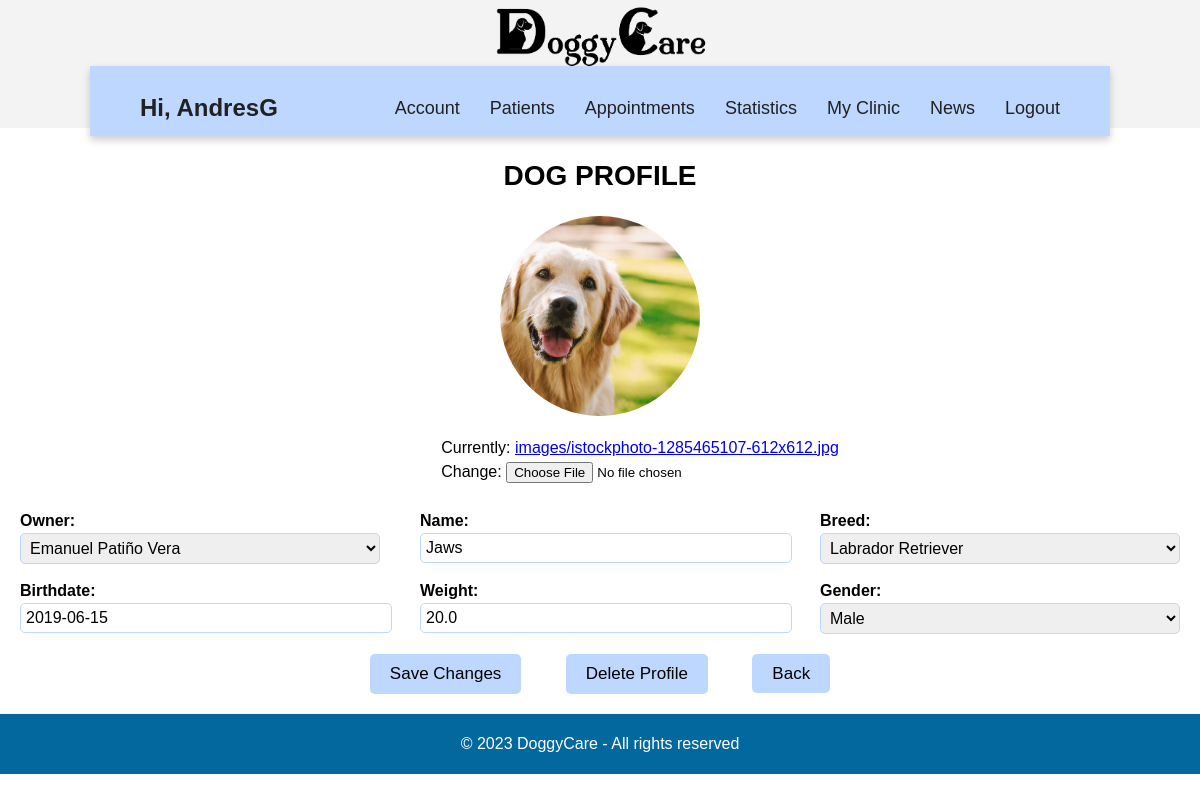
The page /vet/dog_profile/1/ (signed in) on the database its author committed.
### accounts/models.py (models this page shows)
class User(AbstractUser):
    email = models.EmailField(unique=True)
    is_vet = models.BooleanField(default=False)
    is_owner = models.BooleanField(default=False)

### vet/models.py (models this page shows, shortened)
class Dog(models.Model):
    GENDER_CHOICES = (
    ('Male', 'Male'),
    ('Female', 'Female'),
    )
    image= models.ImageField(upload_to='images/')
    id= models.AutoField(primary_key= True)
    owner= models.ForeignKey(Owner, on_delete=models.CASCADE)
    name= models.CharField(blank= False, max_length=20)
    breed= models.ForeignKey(breed, on_delete=models.CASCADE)
    birthdate= models.DateField(blank= False, validators=[validate_minor])
    weight= models.FloatField(blank= False)
    gender= models.CharField(blank= False, max_length=10, choices=GENDER_CHOICES)
    vaccination_card = models.ForeignKey(vaccination_card, on_delete=models.CASCADE,null=True,blank = True)
    vet= models.ForeignKey(Vet, on_delete=models.CASCADE)

### vet/views.py (the view)
# urls.py: path('dog_profile/<int:dog_id>/', views.dog_profile, name='dog_profile'),
@login_required
@vet_required
def dog_profile(request, dog_id):
    dog = get_object_or_404(Dog, pk=dog_id)
    if request.method == 'POST':
        form = DogRegisterForm(request.POST, request.FILES, instance=dog)
        if form.is_valid():
            form.save()
            return redirect('dog_profile', dog_id=dog.id)
    else:
        form = DogRegisterForm(instance=dog)
    return render(request, 'dog_profile.html', {'dog': dog, 'form': form})

### vet/forms.py
class DogRegisterForm(forms.ModelForm):
    class Meta:
        model= Dog
        fields= ['image', 'owner', 'name', 'breed', 'birthdate', 'weight', 'gender']

### accounts/models.py (called while the page is built)
    def __str__(self):
        return self.name

### vet/models.py (called while the page is built)
    def __str__(self):
        return self.name

### vet/templates/dog_profile.html (shortened to what this page needs)
<!DOCTYPE html>
{% extends 'base.html' %}
{% load static %}
        {% block additional_styles %}
        <link rel="stylesheet" href="{% static 'css/vet/dog_profile.css' %}">
        {% endblock additional_styles %}
            {% block content %}
            <h1>DOG PROFILE</h1>
            <img class= "dog-image" src="{{ dog.image.url }}" alt="{{ dog.name }} Image">
            <form method="post" enctype="multipart/form-data">
                <div class="image-container">
                    <div class="image-form">
                        {{ form.image}}
                    </div>
                </div>
                <div class="column-container">
                    <div class="column-select">
                        {{ form.owner.label_tag }}
                        {{ form.owner }}
                    </div>
                    <div class="column">
                        {{ form.name.label_tag }}
                        {{ form.name }}
                    </div>
                    <div class="column-select">
                        {{ form.breed.label_tag }}
                        {{ form.breed }}
                    </div>
                </div>
                <div class="column-container">
                    <div class="column">
                        {{ form.birthdate.label_tag }}
                        {{ form.birthdate }}
                    </div>
                    <div class="column">
                        {{ form.weight.label_tag }}
                        {{ form.weight }}
                    </div>
                    <div class="column-select">
                        {{ form.gender.label_tag }}
                        {{ form.gender }}
                    </div>
                </div>
                <div class="button-container">
                    <button type="submit">Save Changes</button>
                    <button type="button" id="delete-button">Delete Profile</button>
                    <a id="cancel-button" href="{% url 'patients' %}">Back</a>
                </div>
           </form>
            {% endblock content %}

### vet/templates/base.html (shortened to what this page needs)
<!DOCTYPE html>
{% load static %}
<html lang="en">
    <head>
        <link rel="stylesheet" href="{% static 'css/vet/base.css' %}">
        {% block additional_styles %}
        {% endblock additional_styles %}
    </head>
    <body>
        <header>
            <div class="container-top-bar">
                <div class="top-bar">
                    <a href="{% url 'home' %}">
                        <img src="{% static 'img/logo.png' %}" alt="Logo">
                    </a>
                </div>
        </div>
        <nav class="nav-bar">
            <div class="greeting">
                {% if user.is_authenticated %}
                <h3>Hi, {{ user.username }}</h3>
                {% endif %}
            </div>
            <div class="tabs">
                <ul>
                    <li><a href="{% url 'manage_vet' %}">Account</a></li>
                    <li><a href="{% url 'patients' %}">Patients</a></li>
                    <li><a href="{% url 'appointment' %}">Appointments</a></li>
                    <li><a href="{% url 'statistics' %}">Statistics</a></li>
                    <li><a href="{% url 'show_clinic' %}">My Clinic</a></li>
                    <li><a href="{% url 'news' %}">News</a></li>
                    <li><a href="{% url 'logout' %}">Logout</a></li>
                </ul>
            </div>
        </nav>
        </header>
        <main>
            {% block content %}
            {% endblock content%}
        </main>
    </body>
    <footer>
        <div>
            <p>&copy; 2023 DoggyCare - All rights reserved</p>
        </div>
    </footer>
</html>

### static/css/vet/base.css (style rules this page uses)
html { font-family: "Poppins", sans-serif; line-height: 1.15; -webkit-text-size-adjust: 100%; -webkit-tap-highlight-color: rgba(0, 0, 0, 0); }
body { margin: 0; font-size: 1rem; line-height: 1.5; text-align: left; }
.container-top-bar { position: absolute; top: 0; width: 100%; height: 16%; background-color: #F3F3F3; z-index: 0; }
.top-bar { display:flex; margin-top:5px; text-align: center; font-weight: 800; justify-content: center; }
.top-bar img { height: 62px; margin-left: 20px; margin-right: 20px; margin-top: 1px; }
h3 { font-size: 1.5rem; color: #212121; }
h1 { text-align: center; }
.nav-bar { margin-top: 5.5%; height: 70px; width: 85%; position: relative; left: 50%; transform: translateX(-50%); background-color: rgb(189, 215, 255); display:flex; flex-wrap: wrap; align-items: center; justify-content: space-between; box-shadow: 0 4px 8px rgba(0, 0, 0, 0.2); }
.greeting { margin-left: 50px; font-size: 30px; }
.tabs { margin-right: 50px; display: flex; flex-wrap: wrap; align-items: center; justify-content: space-between; }
.tabs ul { display: flex; }
.tabs li { margin-left: 30px; font-size: 16px; list-style-type: none; }
.nav-bar a { font-weight: 300; font-size: 18px; color: #212121; text-decoration: none; transition: color 0.3s }
footer { background-color: #03689e; color: #fff; padding: 2px 0; text-align:center; width: 100%; bottom: 0; }

### static/css/vet/dog_profile.css (style rules this page uses)
h1 { font-size: 28px; text-align: center; }
.dog-image { width: 200px; height: 200px; border-radius: 50%; object-fit: cover; display: block; margin: 0 auto; }
.image-form { margin-left: 80px; margin-top: 10px; }
.image-container { display: flex; align-items: center; justify-content: center; padding: 10px; }
.column-container { display: flex; justify-content: space-around; width: 100%; }
.column, .column-select { margin: 0 10px; width: 30%; margin-top: 15px; }
.column label, .column-select label { font-size: 16px; font-weight: bold; margin-bottom: 5px; }
.column input[type="text"], .column input[type="number"], .column input[type="file"], .column-select select { font-size: 16px; padding: 5px; border: 1px solid #BDD7FF; border-radius: 5px; width: 100%; }
.button-container { text-align: center; }
button, #cancel-button { padding: 10px 20px; font-size: 17px; text-decoration: none; background-color: #BDD7FF; color: #000000; border: none; border-radius: 5px; cursor: pointer; margin: 20px; }

### rows shown on the page
User: username "AndresG"
Dog: image (picture), owner "Emanuel Patiño Vera", name "Jaws", breed "Labrador Retriever", birthdate "2019-06-15", weight "20.0", gender "Male"
